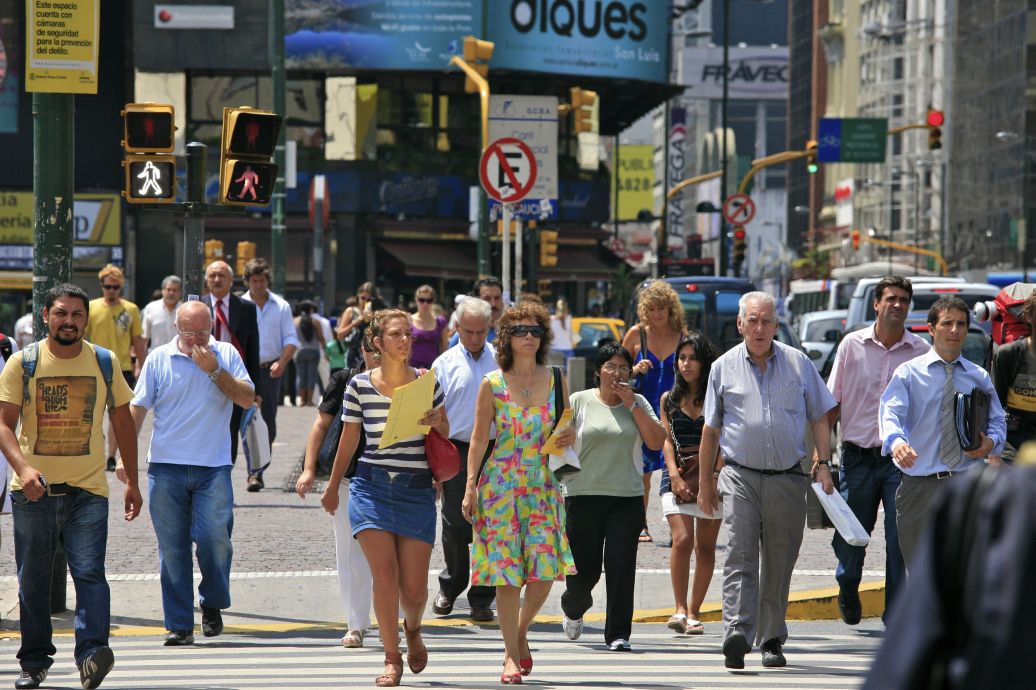
#> input picture seminar-hands-on-lab/part2_haar/CrossWalk.jpg, 4141 x 2760 px (shown at 1/4 size)
$ python 03_crop_faces_for_eigenfaces.py --in . --out out
#> lines starting #> are read from the running program, lines starting #| are printed output that depends on the picture
"""
Part 2.3 - Bridge Haar -> Eigenfaces.

This connects the two classical halves of the seminar: use the Haar detector to
FIND and CROP faces out of ordinary photos, producing the aligned, same-size
crops that Eigenfaces (Part 1) needs as input.

Point it at a folder of photos (optionally one subfolder per person) and it
writes cropped 64x64 grayscale faces in the person-folder layout that
part1_eigenfaces/01_eigenfaces_train.py --dataset kaggle expects.

Run:
    python 03_crop_faces_for_eigenfaces.py --in ./raw_photos --out ./faces
    # then:
    python ../part1_eigenfaces/01_eigenfaces_train.py --dataset kaggle --data-dir ./faces
"""
import argparse
import os

import cv2


def iter_images(root):
    """Yield (person_label, image_path). If root has subfolders, use them as labels."""
    subdirs = [d for d in os.listdir(root) if os.path.isdir(os.path.join(root, d))]
    if subdirs:
        for d in sorted(subdirs):
            for fn in os.listdir(os.path.join(root, d)):
                if fn.lower().endswith((".jpg", ".jpeg", ".png")):
                    yield d, os.path.join(root, d, fn)
    else:
        for fn in os.listdir(root):
            if fn.lower().endswith((".jpg", ".jpeg", ".png")):
                yield "unknown", os.path.join(root, fn)


def main():
    ap = argparse.ArgumentParser()
    ap.add_argument("--in", dest="inp", required=True, help="folder of photos")
    ap.add_argument("--out", required=True, help="output folder for cropped faces")
    ap.add_argument("--size", type=int, default=64)
    args = ap.parse_args()

    cascade = cv2.CascadeClassifier(
        cv2.data.haarcascades + "haarcascade_frontalface_default.xml")

    n_faces = 0
    for label, path in iter_images(args.inp):
        img = cv2.imread(path)
#> img is the input picture: shape (2760, 4141, 3); mean B, G, R 95.2, 97.9, 100
        if img is None:
            continue
        gray = cv2.cvtColor(img, cv2.COLOR_BGR2GRAY)
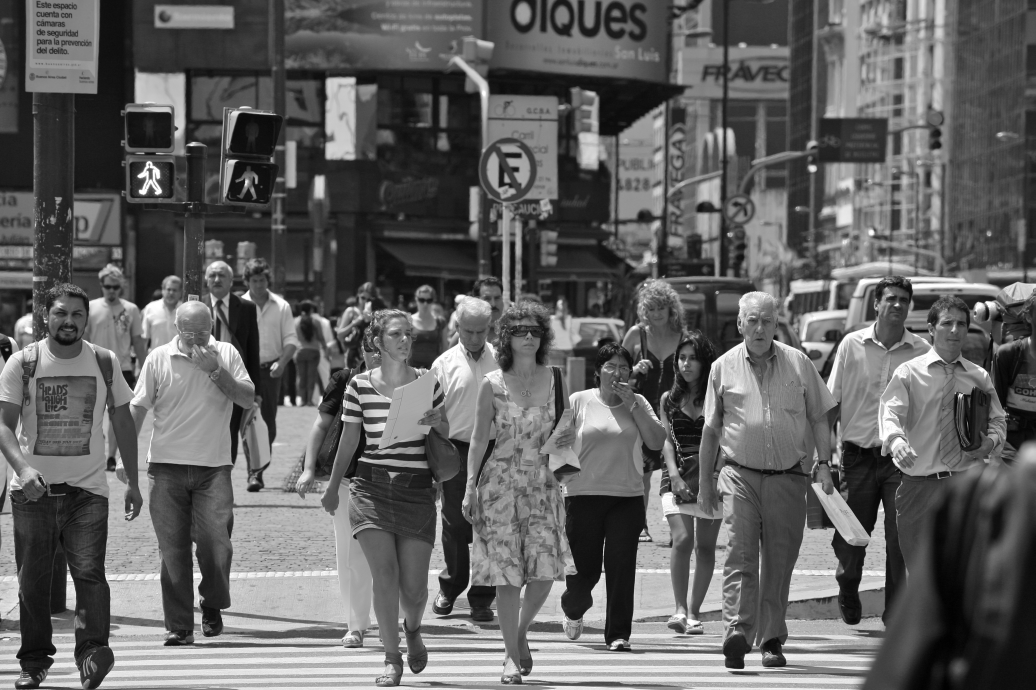
#> gray: shape (2760, 4141) (shown at 1/4 size); min 0, max 255, mean 98.2
        faces = cascade.detectMultiScale(gray, 1.1, 5, minSize=(40, 40))
#> faces = 25 rows, first 6: [3832, 1032, 48, 48], [1726, 2160, 51, 51], [648, 1133, 71, 71], [1575, 2527, 61, 61], [2025, 2278, 64, 64], [930, 1003, 88, 88]
        out_dir = os.path.join(args.out, label)
        os.makedirs(out_dir, exist_ok=True)
        for i, (x, y, w, h) in enumerate(faces):
            crop = cv2.resize(gray[y:y + h, x:x + w], (args.size, args.size))
            base = os.path.splitext(os.path.basename(path))[0]
            cv2.imwrite(os.path.join(out_dir, f"{base}_{i}.png"), crop)
            n_faces += 1
#> this loop made 25 passes
#> (x, y, w, h) on passes 1 to 12: (3832, 1032, 48, 48), (1726, 2160, 51, 51), (648, 1133, 71, 71), (1575, 2527, 61, 61), (2025, 2278, 64, 64), (930, 1003, 88, 88), (996, 1095, 76, 76), (402, 1118, 90, 90), (2694, 1391, 113, 113), (2452, 548, 96, 96), (2124, 678, 99, 99), (2460, 1117, 91, 91)
#> pass 1, in main, `crop = cv2.resize(gray[y:y + h, x:x + w], (args.size, args.size))`:
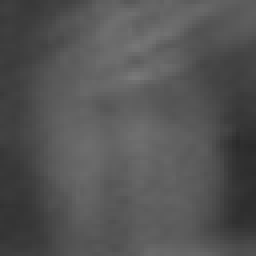
#> crop: shape (64, 64) (shown 4 times larger); min 43, max 121, mean 83.8
#> pass 2, in main, `crop = cv2.resize(gray[y:y + h, x:x + w], (args.size, args.size))`:
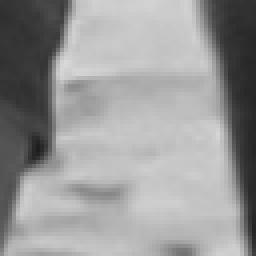
#> crop: shape (64, 64) (shown 4 times larger); min 29, max 217, mean 152.5
#> pass 3, in main, `crop = cv2.resize(gray[y:y + h, x:x + w], (args.size, args.size))`:
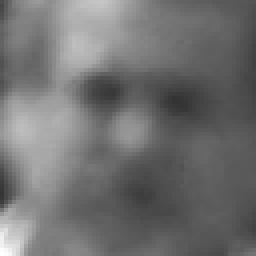
#> crop: shape (64, 64) (shown 4 times larger); min 51, max 255, mean 112.4
#> after the loop, n_faces = 25
#> pass 2 of the loop in main, `for label, path in iter_images(args.inp):`:
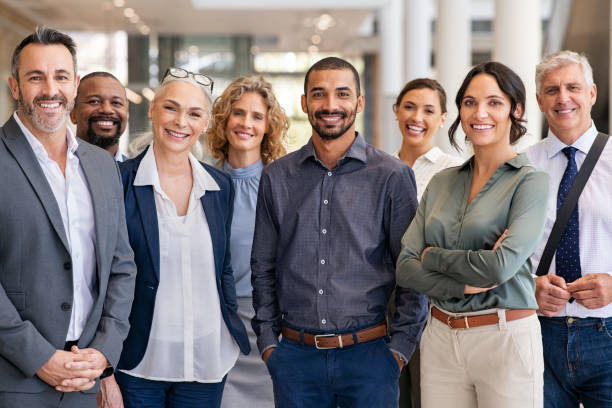
#> input picture seminar-hands-on-lab/part2_haar/face.jpg, 612 x 408 px
#> in main, img is the input picture: shape (408, 612, 3); mean B, G, R 123.4, 122.1, 130.5
#> gray: shape (408, 612)
#> faces = [[538, 67, 58, 58], [78, 80, 54, 54], [391, 88, 55, 55], [220, 93, 55, 55], [454, 80, 61, 61], [15, 50, 69, 69], [300, 69, 65, 65], [150, 87, 65, 65], [153, 40, 92, 92]]
#> the loop in main, `for i, (x, y, w, h) in enumerate(faces):` made 9 passes
#> pass 1, in main, `crop = cv2.resize(gray[y:y + h, x:x + w], (args.size, args.size))`:
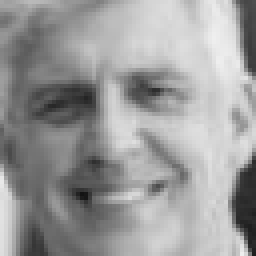
#> crop: shape (64, 64) (shown 4 times larger); min 19, max 239, mean 155
#> pass 3, in main, `crop = cv2.resize(gray[y:y + h, x:x + w], (args.size, args.size))`:
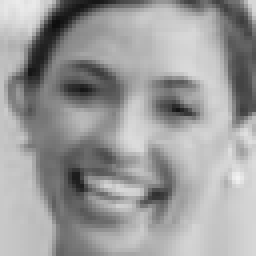
#> crop: shape (64, 64) (shown 4 times larger); min 14, max 242, mean 155.8
#> after the loop in main, `for i, (x, y, w, h) in enumerate(faces):`: n_faces = 34

    print(f"Cropped {n_faces} face(s) -> {args.out}")
#| Cropped 34 face(s) -> out
    print("These aligned crops are exactly what Eigenfaces wants. "
          "This is the classic 'detect, then recognize' pipeline.")


if __name__ == "__main__":
    main()
